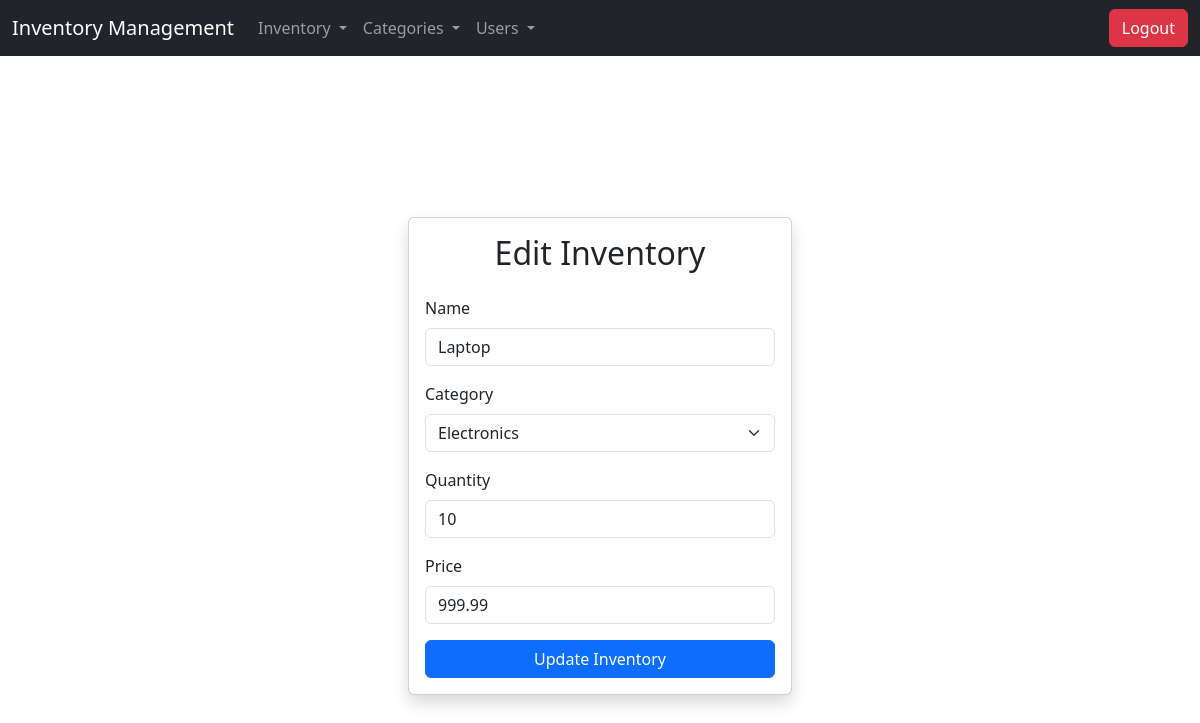
The page /php/edit_inventory.php?id=1 (signed in) on the database its author committed.
### tables this page shows
CREATE TABLE inventory (
    id INT AUTO_INCREMENT PRIMARY KEY,
    name VARCHAR(100) NOT NULL,
    category_id INT,
    quantity INT NOT NULL,
    price DECIMAL(10,2) NOT NULL,
    FOREIGN KEY (category_id) REFERENCES categories(id)
);

CREATE TABLE categories (
    id INT AUTO_INCREMENT PRIMARY KEY,
    category_name VARCHAR(100) NOT NULL UNIQUE
);

### php/edit_inventory.php (the view, shortened to what this page needs)
<?php
include("db.php");
$id = intval($_GET['id']);
$result = $conn->query("SELECT * FROM inventory WHERE id = $id");
$item = $result->fetch_assoc();
$categories_result = $conn->query("SELECT * FROM categories");
?>
<!DOCTYPE html>
<html lang="en">
<head>
    <link href="https://cdn.jsdelivr.net/npm/bootstrap@5.3.0/dist/css/bootstrap.min.css" rel="stylesheet">
</head>
<body>
    <?php include "header.php" ?>
    <div class="container d-flex justify-content-center align-items-center vh-100">
        <div class="card shadow" style="width: 24rem;">
            <div class="card-body">
                <h2 class="card-title text-center mb-4">Edit Inventory</h2>
                <form method="POST">
                    <div class="mb-3">
                        <label for="name" class="form-label">Name</label>
                        <input type="text" name="name" class="form-control" id="name" value="<?= $item['name'] ?>" required>
                    </div>
                    <div class="mb-3">
                        <label for="category" class="form-label">Category</label>
                        <select name="category_id" class="form-select" id="category" required>
                            <?php while ($category = $categories_result->fetch_assoc()): ?>
                                <option value="<?= $category['id'] ?>" <?= ($category['id'] == $item['category_id']) ? 'selected' : '' ?>><?= $category['category_name'] ?></option>
                            <?php endwhile; ?>
                        </select>
                    </div>
                    <div class="mb-3">
                        <label for="quantity" class="form-label">Quantity</label>
                        <input type="number" name="quantity" class="form-control" id="quantity" value="<?= $item['quantity'] ?>" required>
                    </div>
                    <div class="mb-3">
                        <label for="price" class="form-label">Price</label>
                        <input type="number" step="0.01" name="price" class="form-control" id="price" value="<?= $item['price'] ?>" required>
                    </div>
                    <div class="d-grid">
                        <button type="submit" class="btn btn-primary">Update Inventory</button>
                    </div>
                </form>
            </div>
        </div>
    </div>
</body>
</html>

### rows shown on the page
inventory: name "Laptop", category_id "Electronics", quantity "10", price "999.99"
